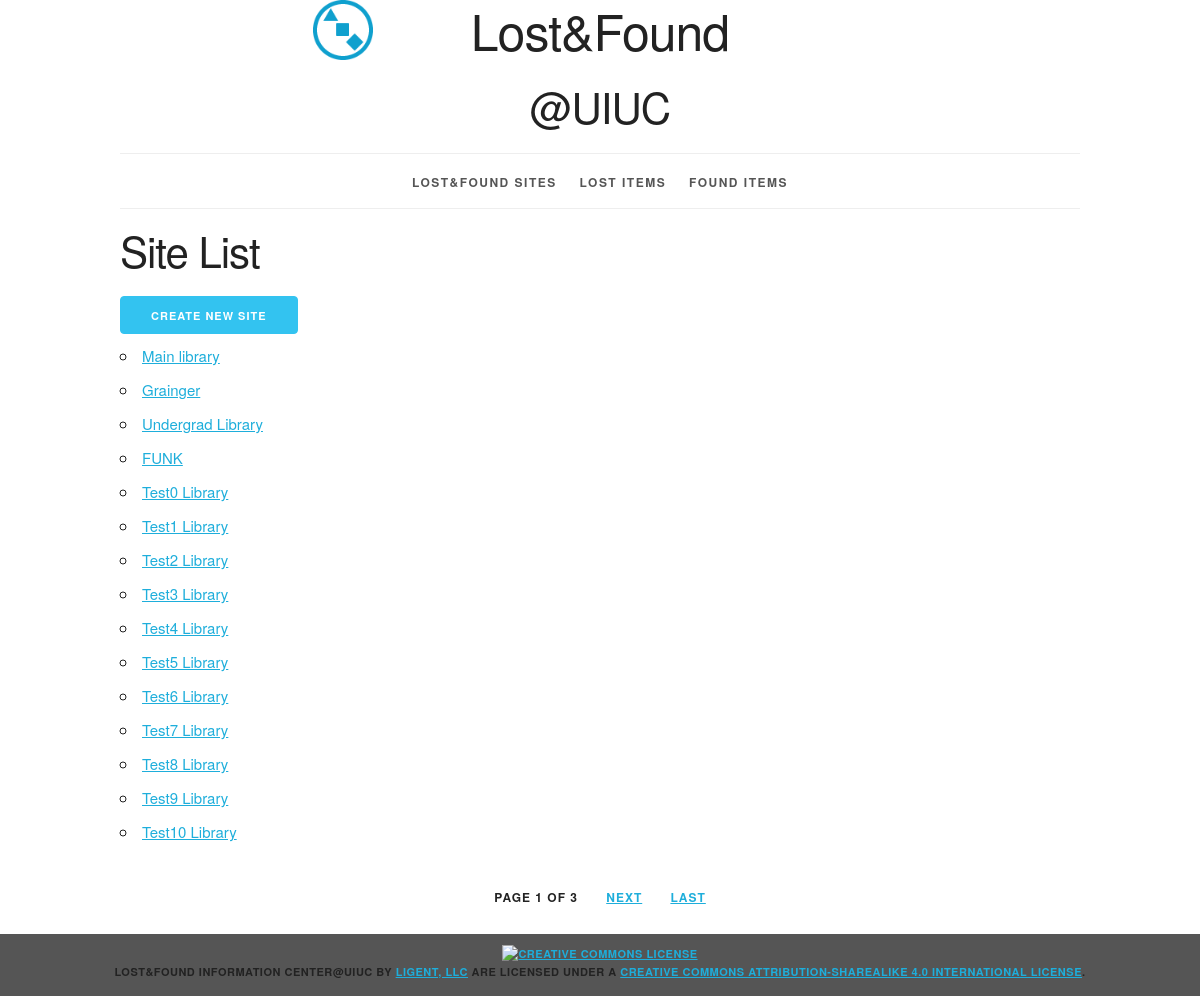
The app's page /site/ with its own data.
### info/models.py (models this page shows, shortened)
class Site(models.Model):
    site_id = models.AutoField(primary_key = True)
    site_name = models.CharField(max_length=45, unique=True)
    location = models.CharField(max_length=80, unique=True)
    contact = models.IntegerField()
    def __str__(self):
        return '%s' % self.site_name
    def get_absolute_url(self):
        return reverse('info_site_detail_urlpattern',
                       kwargs={'pk': self.pk})

### info/views.py (the view)
class SiteList(PageLinksMixin, ListView):
    paginate_by = 15
    model = Site

### info/utils.py (called while the page is built)
    def _page_urls(self, page_number):
        return "?{pkw}={n}".format(
            pkw=self.page_kwarg,
            n=page_number)

    def first_page(self, page):
        if page.number > 1:
            return self._page_urls(1)
        return None

    def previous_page(self, page):
        if (page.has_previous()
                and page.number > 2):
            return self._page_urls(
                page.previous_page_number())
        return None

    def next_page(self, page):
        last_page = page.paginator.num_pages
        if (page.has_next()
                and page.number < last_page - 1):
            return self._page_urls(
                page.next_page_number())
        return None

    def last_page(self, page):
        last_page = page.paginator.num_pages
        if page.number < last_page:
            return self._page_urls(last_page)
        return None

    def get_context_data(self, **kwargs):
        context = super().get_context_data(
            **kwargs)
        page = context.get('page_obj')
        if page is not None:
            context.update({
                'first_page_url':
                    self.first_page(page),
                'previous_page_url':
                    self.previous_page(page),
                'next_page_url':
                    self.next_page(page),
                'last_page_url':
                    self.last_page(page),
            })
        return context

### info/templates/info/site_list.html (shortened to what this page needs)
{% extends 'info/base.html' %}
{% block content %}
    <h2> Site List</h2>
    <div>
        <a href="{% url 'info_site_create_urlpattern' %}"
            class="button button-primary">
            Create New Site
        </a>
    </div>
    <ul>
        {% for site in site_list %}
            <li>
                <a href="{{ site.get_absolute_url }}">{{ site }}</a>
            </li>
        {% empty %}
            <li><em>There are currently no sites here.</em></li>
        {% endfor %}
    </ul>
{% endblock %}

### info/static/info/skeleton.css (style rules this page uses)
html { font-size: 62.5%; }
body { font-size: 1.5em; line-height: 1.6; font-weight: 400; font-family: "Raleway", "HelveticaNeue", "Helvetica Neue", Helvetica, Arial, sans-serif; color: #222; }
h1, h2, h3, h4, h5, h6 { margin-top: 0; margin-bottom: 2rem; font-weight: 300; }
h2 { font-size: 3.6rem; line-height: 1.25; letter-spacing: -.1rem; }
@media (min-width: 550px) { h2 { font-size: 4.2rem; } }
a { color: #1EAEDB; }
.button, button, input[type="submit"], input[type="reset"], input[type="button"] { display: inline-block; height: 38px; padding: 0 30px; color: #555; text-align: center; font-size: 11px; font-weight: 600; line-height: 38px; letter-spacing: .1rem; text-transform: uppercase; text-decoration: none; white-space: nowrap; background-color: transparent; border-radius: 4px; border: 1px solid #bbb; cursor: pointer; box-sizing: border-box; }
.button.button-primary, button.button-primary, input[type="submit"].button-primary, input[type="reset"].button-primary, input[type="button"].button-primary { color: #FFF; background-color: #33C3F0; border-color: #33C3F0; }
ul { list-style: circle inside; }
ol, ul { padding-left: 0; margin-top: 0; }
li { margin-bottom: 1rem; }
button, .button { margin-bottom: 1rem; }
pre, blockquote, dl, figure, table, p, ul, ol, form { margin-bottom: 2.5rem; }

### info/static/info/style.css (style rules this page uses)
html { height: 100%; background-color: #555; }
body { background-color: white; }

### records on screen
Site: site_name "Main library"
Site: site_name "Grainger"
Site: site_name "Undergrad Library"
Site: site_name "FUNK"
Site: site_name "Test0 Library"
Site: site_name "Test1 Library"
Site: site_name "Test2 Library"
Site: site_name "Test3 Library"
Site: site_name "Test4 Library"
Site: site_name "Test5 Library"
Site: site_name "Test6 Library"
Site: site_name "Test7 Library"
Site: site_name "Test8 Library"
Site: site_name "Test9 Library"
Site: site_name "Test10 Library"

### other values on screen
{{ page_obj.number }} "1"
{{ paginator.num_pages }} "3"
